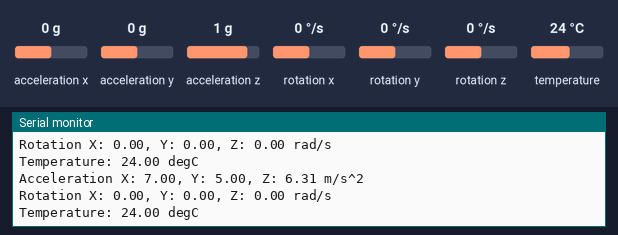
Simulated run of this program. Board: Arduino Uno, built with avr-gcc and run on an emulated ATmega328P. Shown: the last lines printed to the serial monitor. Inputs (shaded band) come from the test bench; at power-on: acceleration x 0 g, acceleration y 0 g, acceleration z 1 g, rotation x 0 °/s, rotation y 0 °/s, rotation z 0 °/s, temperature 24 °C.

Above: at 1.3 s.
1.4 s: acceleration x set to -1.4 g
At 1.99 s:
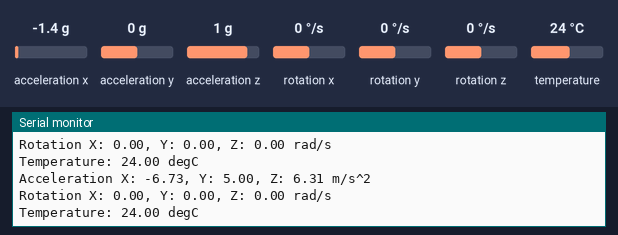
2.9 s: acceleration y set to -1.4 g
At 3.55 s:
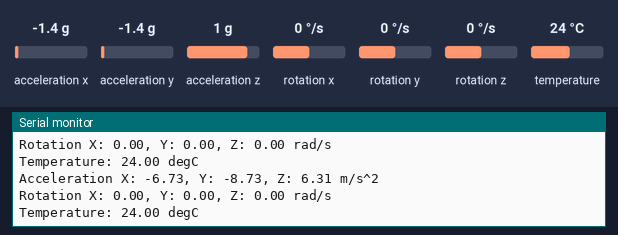
4.4 s: acceleration z set to -1.4 g
At 5.11 s:
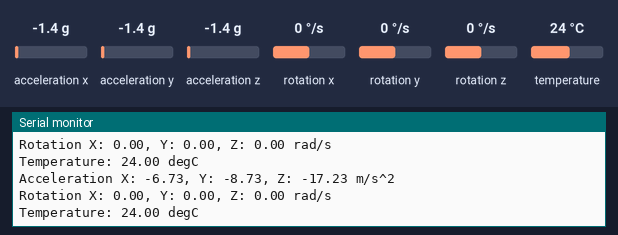
5.9 s: rotation x set to -192 °/s
At 6.68 s:
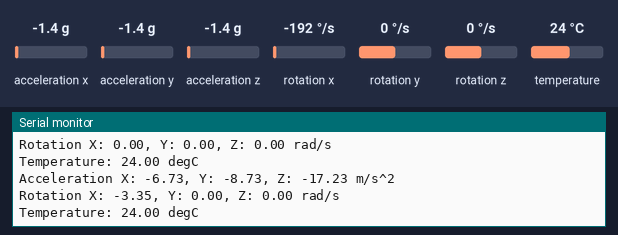
7.4 s: acceleration x set to 0 g
At 8.24 s:
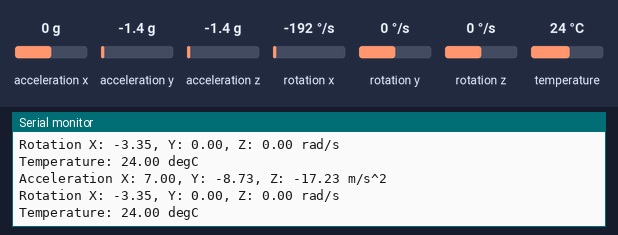

The program:

main.cpp
```cpp
#include <Arduino.h>

#include <Wire.h>
#include <Adafruit_MPU6050.h>
#include <Adafruit_Sensor.h>
#include "micromouse.h"

#include "main.h"

Adafruit_MPU6050 mpu;

void setup(){
    Serial.begin(28800);
    while (!Serial)
    delay(10); // will pause Zero, Leonardo, etc until serial console opens

    Serial.println("Adafruit MPU6050 test!");

    // Try to initialize!
    if (!mpu.begin()) {
    Serial.println("Failed to find MPU6050 chip");
    while (1) {
        delay(10);
    }
    }
    Serial.println("MPU6050 Found!");

    mpu.setAccelerometerRange(MPU6050_RANGE_2_G);
    mpu.setGyroRange(MPU6050_RANGE_250_DEG);
    mpu.setFilterBandwidth(MPU6050_BAND_21_HZ);

    Serial.println("");
    delay(100);
}

void loop(){
    sensors_event_t a, g, temp;
    mpu.getEvent(&a, &g, &temp);

    /* Print out the values */
    Serial.print("Acceleration X: ");
    Serial.print(a.acceleration.x + 7);
    Serial.print(", Y: ");
    Serial.print(a.acceleration.y + 5);
    Serial.print(", Z: ");
    Serial.print(a.acceleration.z - 3.5);
    Serial.println(" m/s^2");

    Serial.print("Rotation X: ");
    Serial.print(g.gyro.x);
    Serial.print(", Y: ");
    Serial.print(g.gyro.y);
    Serial.print(", Z: ");
    Serial.print(g.gyro.z);
    Serial.println(" rad/s");

    Serial.print("Temperature: ");
    Serial.print(temp.temperature);
    Serial.println(" degC");

    Serial.println("");
    delay(500);
}
```

main.h
```cpp
#ifndef __main__
#define __main__


#endif
```

micromouse.h
```cpp
#ifndef __micromouse__
#define __micromouse__

// Ponte H

#define ph_ena 9
#define ph_enb 5
#define ph_in1 11
#define ph_in2 10
#define ph_in3 7
#define ph_in4 6

// Sensores Infra Vermelho

#define s_ira 3 // sensor lado a
#define s_irb 8 // sensor lado b

// Sensor ultrassônico

#define s_us_echo 2
#define s_us_trig 4


#endif
```

micromouse.cpp
```cpp
#include "main.h"
```

Measured:
- after the input at 1.4 s, the serial monitor: prints a new line after 0.26 s (image 1)
- after the input at 2.9 s, the serial monitor: prints a new line after 0.32 s (image 2)
- after the input at 4.4 s, the serial monitor: prints a new line after 0.38 s (image 3)
- after the input at 5.9 s, the serial monitor: prints a new line after 0.46 s (image 4)
- after the input at 7.4 s, the serial monitor: prints a new line after 0.51 s (image 5)
